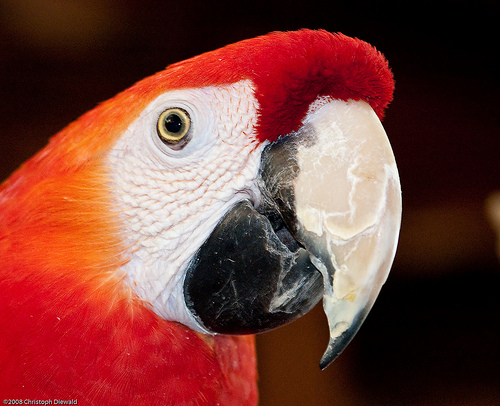
#> input picture applied-sorting/BirdPhotos_ForHPCMentor/Macaw_00.jpg, 500 x 406 px, found by its file name; its folder holds only this picture in this run
$ python bird_comparisons.py
#> lines starting #> are read from the running program, lines starting #| are printed output that depends on the picture
from sklearn import tree # imports the decision tree thing
import imageio
import matplotlib.pyplot as plt
import numpy as np


pigeon = np.zeros((288300, 30))
macaw = np.zeros((288300, 30))
for i in range(0, 10):
    # path get - image read!
    im_ma = imageio.imread('C:/Users/Isaac Pang/Downloads/' +
                       'BirdPhotos_ForHPCMentor/Macaw_0' + str(i) + '.jpg')
#> im_ma is the input picture: shape (406, 500, 3); mean R, G, B 118.8, 63.3, 56.4
    im_ma = im_ma[int(im_ma.shape[0]/2 -155):int(im_ma.shape[0]/2) + 155,
                  int(im_ma.shape[1]/2 -155):int(im_ma.shape[1]/2) + 155, :]
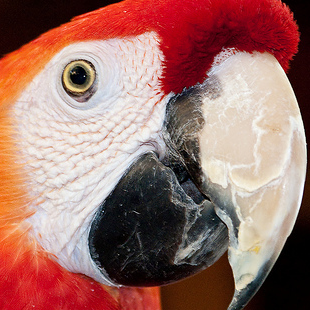
#> im_ma: shape (310, 310, 3); mean R, G, B 157.3, 113.9, 107.1
    # stacks up all values into one array; automatically ravels
#    print(len(im_ma.ravel()))
    macaw[:, i] = im_ma.ravel()
#> (the run stopped early here; a loop or call above may not have finished)
